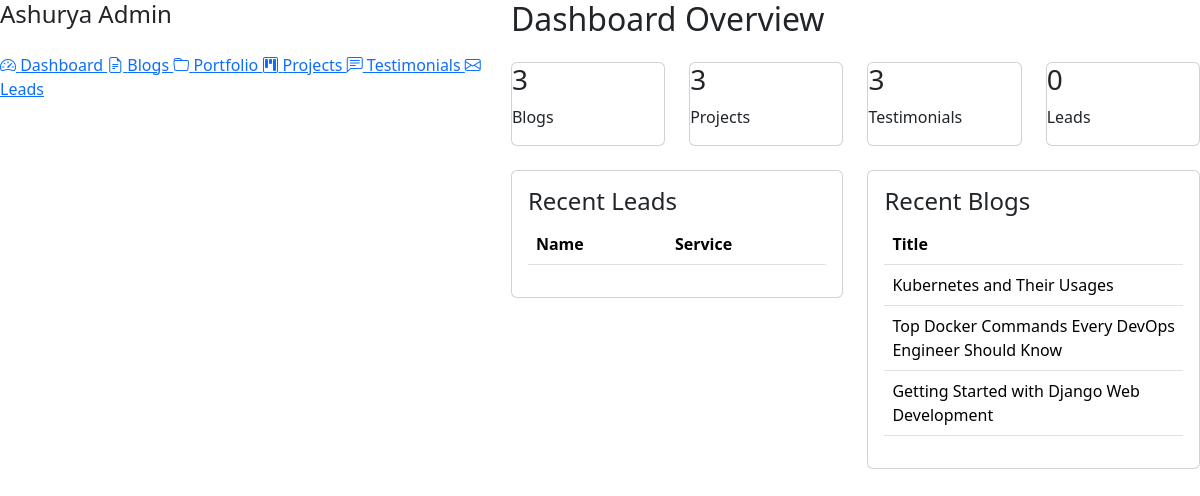
Before: /admin-dashboard/ (signed in) with the older database file.
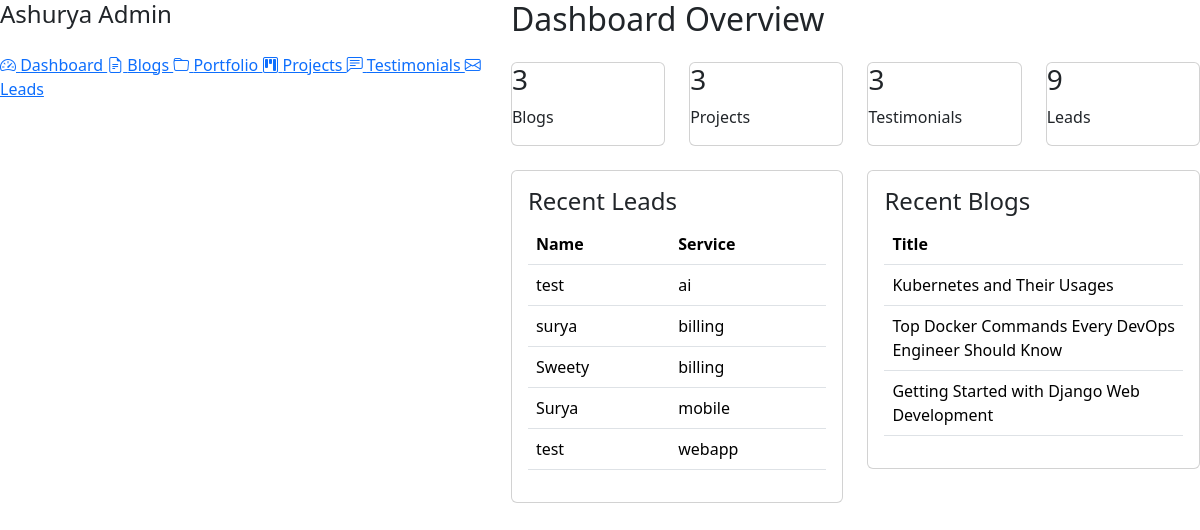
After: the same page with the newer database file.
### blog/models.py (models this page shows, shortened)
class Blog(models.Model):
    title = models.CharField(max_length=200)
    slug = models.SlugField(unique=True)
    image = models.ImageField(upload_to='blogs/')
    content = CKEditor5Field(
        'Blog Description',
        config_name='extends'
    )
    excerpt = models.TextField(
        help_text="Short summary displayed in blog cards"
    )
    featured = models.BooleanField(default=False)
    is_published = models.BooleanField(default=True)
    meta_title = models.CharField(max_length=255, blank=True, null=True)
    meta_description = models.TextField(blank=True, null=True)
    tags = models.ManyToManyField(
        "Tag",
        blank=True,
        related_name="blogs"
    )
    created_at = models.DateTimeField(auto_now_add=True)
    updated_at = models.DateTimeField(auto_now=True)
    class Meta:
        ordering = ['-created_at']
        verbose_name = "Blog"
        verbose_name_plural = "Blogs"

### contact/models.py (models this page shows, shortened)
class Contact(models.Model):
    SERVICE_CHOICES = (
        ('website', 'Website Development'),
        ('webapp', 'Web Application'),
        ('mobile', 'Mobile Application'),
        ('billing', 'Billing Software'),
        ('ai', 'AI Solution'),
        ('other', 'Other'),
    )
    STATUS_CHOICES = (
        ('new','New'),
        ('contacted','Contacted'),
        ('discussion','Discussion Scheduled'),
        ('proposal','Proposal Sent'),
        ('won','Won'),
        ('lost','Lost'),
    )
    name = models.CharField(max_length=100)
    company_name = models.CharField(
        max_length=150,
        blank=True
    )
    email = models.EmailField()
    phone = models.CharField(max_length=20)
    service = models.CharField(
        max_length=50,
        choices=SERVICE_CHOICES
    )
    message = models.TextField()
    status = models.CharField(
        max_length=20,
        choices=STATUS_CHOICES,
        default='new'
    )
    remarks = models.TextField(
        blank=True
    )
    next_followup = models.DateField(
        null=True,
        blank=True
    )
    is_contacted = models.BooleanField(default=False)
    created_at = models.DateTimeField(auto_now_add=True)

### dashboard/views.py (the view)
@login_required
def dashboard_home(request):
    total_blogs = Blog.objects.count()
    total_projects = Project.objects.count()
    total_testimonials = Testimonial.objects.count()
    total_leads = Contact.objects.count()
    total_active_projects = Project.objects.exclude(
        status='completed'
    ).count()
    completed_projects = Project.objects.filter(
        status='completed'
    ).count()
    new_leads = Contact.objects.filter(
        status='new'
    ).count()
    recent_leads = Contact.objects.order_by(
        '-created_at'
    )[:5]
    recent_blogs = Blog.objects.order_by(
        '-created_at'
    )[:5]
    context = {
        'total_blogs': total_blogs,
        'total_projects': total_projects,
        'total_testimonials': total_testimonials,
        'total_leads': total_leads,
        'new_leads': new_leads,
        'recent_leads': recent_leads,
        'recent_blogs': recent_blogs,
        'total_active_projects': total_active_projects,
        'completed_projects' : completed_projects
    }
    return render(
        request,
        'dashboard/dashboard_home.html',
        context
    )

### dashboard/templates/dashboard/dashboard_home.html (shortened to what this page needs)
{% extends 'dashboard/base_dashboard.html' %}
{% block content %}
<h2 class="mb-4">
</h2>
<div class="row">
    <div class="col-md-3">
        <div class="card dashboard-card">
            <h3>
                {{ total_blogs }}
            </h3>
            <p>
                Blogs
            </p>
        </div>
    </div>
    <div class="col-md-3">
        <div class="card dashboard-card">
            <h3>
                {{ total_projects }}
            </h3>
            <p>
                Projects
            </p>
        </div>
    </div>
    <div class="col-md-3">
        <div class="card dashboard-card">
            <h3>
                {{ total_testimonials }}
            </h3>
            <p>
                Testimonials
            </p>
        </div>
    </div>
    <div class="col-md-3">
        <div class="card dashboard-card">
            <h3>
                {{ total_leads }}
            </h3>
            <p>
                Leads
            </p>
        </div>
    </div>
</div>
<div class="row mt-4">
    <div class="col-lg-6">
        <div class="card p-3">
            <h4>
                Recent Leads
            </h4>
            <table class="table">
                <thead>
                    <tr>
                        <th>Name</th>
                        <th>Service</th>
                    </tr>
                </thead>
                <tbody>
                    {% for lead in recent_leads %}
                    <tr>
                        <td>
                            {{ lead.name }}
                        </td>
                        <td>
                            {{ lead.service }}
                        </td>
                    </tr>
                    {% endfor %}
                </tbody>
            </table>
        </div>
    </div>
    <div class="col-lg-6">
        <div class="card p-3">
            <h4>
                Recent Blogs
            </h4>
            <table class="table">
                <thead>
                    <tr>
                        <th>Title</th>
                    </tr>
                </thead>
                <tbody>
                    {% for blog in recent_blogs %}
                    <tr>
                        <td>
                            {{ blog.title }}
                        </td>
                    </tr>
                    {% endfor %}
                </tbody>
            </table>
        </div>
    </div>
</div>
{% endblock %}

Changed rows visible on the page:
added Contact: name "test", service "ai"
added Contact: name "surya", service "billing"
added Contact: name "Sweety", service "billing"
added Contact: name "Surya", service "mobile"
added Contact: name "test", service "webapp"
Other visible differences:
{{ total_leads }}: "0" → "9"
